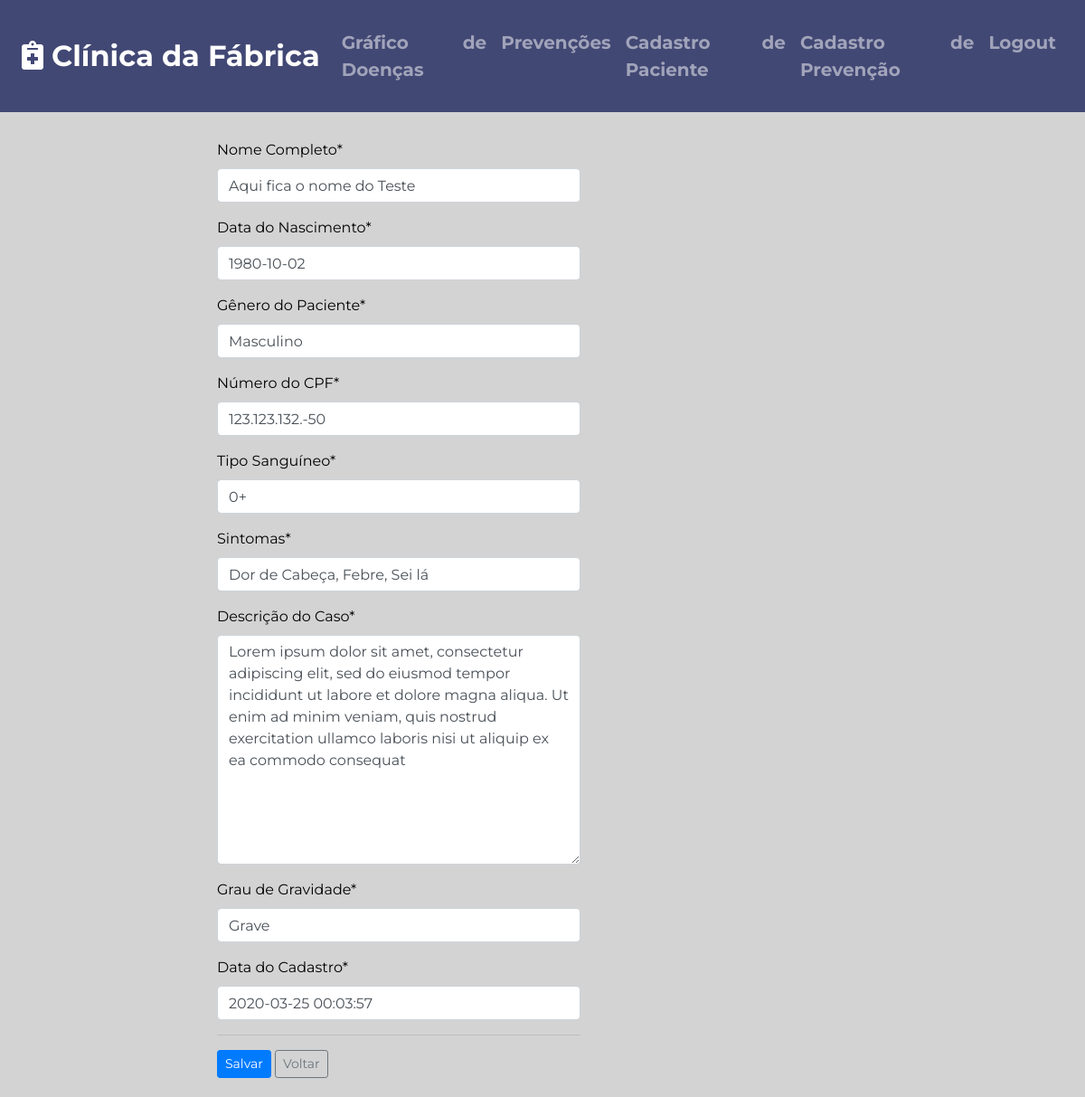
Screenshot of /editar/19/ with the database file from the repository.
### base/models.py (models this page shows, shortened)
class Pacientes(models.Model):
    nome = models.CharField(max_length=100, verbose_name="Nome Completo")
    dataNasc = models.DateField(verbose_name="Data do Nascimento")
    genero = models.CharField(max_length=50, verbose_name="Gênero do Paciente")
    cpf = models.CharField(max_length=50, verbose_name="Número do CPF")
    tipoSang = models.CharField(max_length=50, verbose_name="Tipo Sanguíneo")
    sintomas = models.CharField(max_length=150, verbose_name="Sintomas")
    descrCaso = models.TextField(verbose_name="Descrição do Caso")
    gravidade = models.CharField(max_length=50, verbose_name="Grau de Gravidade")
    dataInc = models.DateTimeField(default=timezone.now, verbose_name="Data do Cadastro")

### base/views.py (the view)
# urls.py: path('editar/<int:id>/', views.editar, name="base-editar"),
def editar(request, id):
    paciente = get_object_or_404(Pacientes, pk=id)
    form = PacientesForm(request.POST or None, instance=paciente)
    if form.is_valid():
        form.save()
        return redirect("base-home")
    return render(request, "base/editar.html", {'form': form})

### base/forms.py
class PacientesForm(ModelForm):
    class Meta:
        model = Pacientes
        fields = ['nome', 'dataNasc', 'genero', 'cpf', 'tipoSang', 'sintomas', 'descrCaso', 'gravidade', 'dataInc']

### base/templates/base/editar.html (shortened to what this page needs)
{% extends 'base/modelo.html' %}
{% load crispy_forms_tags %}
{%block content %}
<div class="row formA">
<form method="POST">
    {{ form|crispy }}
    <hr>
    <button class="btn btn-primary btn-sm" type="submit">Salvar</button>
    <input class="btn btn-outline-secondary btn-sm" type="button" onclick="window.location.replace('{% url 'base-home' %}')" value="Voltar" />
</form>
</div>
{% endblock content %}

### base/static/base/main.css (style rules this page uses)
body { background-color: #D3D3D3; color: black; font-family: "Montserrat"; text-align: justify; line-height: 1.5; }
.row { margin: 30px 5px 5px 5px; }
.formA { margin-left: 20%; }

### rows the page displays
Pacientes: nome "Aqui fica o nome do Teste", dataNasc "1980-10-02", genero "Masculino", cpf "123.123.132.-50", tipoSang "0+", sintomas "Dor de Cabeça, Febre, Sei lá", descrCaso "Lorem ipsum dolor sit amet, consectetur adipiscing elit, sed do eiusmod tempor incididunt ut labore et dolore magna aliqua. Ut enim ad minim veniam, quis nostrud exercitation ullamco laboris nisi ut aliquip ex ea commodo consequat", gravidade "Grave", dataInc "2020-03-25 00:03:57"
